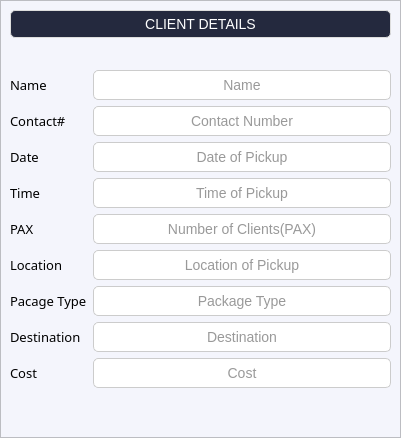
<?xml version="1.0" encoding="UTF-8"?>
<ui version="4.0">
 <class>Form</class>
 <widget class="QWidget" name="Form">
  <property name="geometry">
   <rect>
    <x>0</x>
    <y>0</y>
    <width>401</width>
    <height>438</height>
   </rect>
  </property>
  <property name="windowTitle">
   <string>Client Details</string>
  </property>
  <property name="styleSheet">
   <string notr="true">QLineEdit {
    background-color: #ffffff;
    border: 1px solid #cccccc;
    border-radius: 5px;
    padding: 5px;
    font-size: 14px;
    color: #333333;
}

QLineEdit:focus {
    border-color: #0078d7;
    outline: none;
}

QLineEdit::placeholder {
    color: #999999;
    font-style: italic;
}

/* For invalid input state */
QLineEdit[error=&quot;true&quot;] {
    border-color: #d9534f;
}

QFrame{

	background-color:#f4f5fc;


}
QWidget#Form{
background-color:#f4f5fc;


}

QComboBox {
    border: 1px solid #cccccc;
    border-radius: 5px;
    padding: 5px;
    background-color: #ffffff;
    color: #333333;
    font-family: &quot;Segoe UI&quot;, &quot;Arial&quot;, sans-serif;
    font-size: 14px;
}


QComboBox::drop-down {
    subcontrol-origin: padding;
    subcontrol-position: top right;
    width: 15px;
    border-left-width: 1px;
    border-left-color: #cccccc;
    border-left-style: solid;
    border-top-right-radius: 3px;
    border-bottom-right-radius: 3px;
}

QComboBox::down-arrow {
    image: url(:/icons/down-arrow.png); /* Ensure you have an appropriate icon */
}

QComboBox QAbstractItemView {
    border: 1px solid #cccccc;
    border-radius: 5px;
    background-color: #ffffff;
    selection-background-color: #24293e;
    selection-color: #ffffff;
    font-family: &quot;Segoe UI&quot;, &quot;Arial&quot;, sans-serif;
    font-size: 14px;
}


</string>
  </property>
  <layout class="QGridLayout" name="gridLayout">
   <property name="leftMargin">
    <number>0</number>
   </property>
   <property name="topMargin">
    <number>0</number>
   </property>
   <property name="rightMargin">
    <number>0</number>
   </property>
   <property name="bottomMargin">
    <number>0</number>
   </property>
   <property name="spacing">
    <number>0</number>
   </property>
   <item row="0" column="0">
    <widget class="QFrame" name="frame">
     <property name="styleSheet">
      <string notr="true"/>
     </property>
     <property name="frameShape">
      <enum>QFrame::StyledPanel</enum>
     </property>
     <property name="frameShadow">
      <enum>QFrame::Raised</enum>
     </property>
     <layout class="QFormLayout" name="formLayout">
      <item row="0" column="0" colspan="2">
       <widget class="QLabel" name="label">
        <property name="maximumSize">
         <size>
          <width>1000</width>
          <height>50</height>
         </size>
        </property>
        <property name="styleSheet">
         <string notr="true">QLabel {
    color: white;
    font-size: 14px;
    font-family: &quot;Segoe UI&quot;, &quot;Arial&quot;, sans-serif;
    padding: 5px;
    background: #24293e;
    border: 1px solid #dddddd;
    border-radius: 5px;
    text-align: center;
    qproperty-alignment: 'AlignCenter';
}

QLabel[warning=&quot;true&quot;] {
    color: #d9534f;
    background: #f2dede;
    border: 1px solid #ebccd1;
}

QLabel[success=&quot;true&quot;] {
    color: #3c763d;
    background: #dff0d8;
    border: 1px solid #d6e9c6;
}

QLabel[info=&quot;true&quot;] {
    color: #31708f;
    background: #d9edf7;
    border: 1px solid #bce8f1;
}
</string>
        </property>
        <property name="text">
         <string>CLIENT DETAILS</string>
        </property>
        <property name="alignment">
         <set>Qt::AlignCenter</set>
        </property>
       </widget>
      </item>
      <item row="3" column="0">
       <widget class="QLabel" name="label_2">
        <property name="font">
         <font>
          <family>Sitka Text</family>
          <pointsize>10</pointsize>
         </font>
        </property>
        <property name="text">
         <string>Name</string>
        </property>
       </widget>
      </item>
      <item row="3" column="1">
       <widget class="QLineEdit" name="name">
        <property name="alignment">
         <set>Qt::AlignCenter</set>
        </property>
        <property name="readOnly">
         <bool>true</bool>
        </property>
        <property name="placeholderText">
         <string>Name</string>
        </property>
        <property name="cursorMoveStyle">
         <enum>Qt::LogicalMoveStyle</enum>
        </property>
        <property name="clearButtonEnabled">
         <bool>false</bool>
        </property>
       </widget>
      </item>
      <item row="4" column="1">
       <widget class="QLineEdit" name="contact">
        <property name="alignment">
         <set>Qt::AlignCenter</set>
        </property>
        <property name="readOnly">
         <bool>true</bool>
        </property>
        <property name="placeholderText">
         <string>Contact Number</string>
        </property>
       </widget>
      </item>
      <item row="4" column="0">
       <widget class="QLabel" name="label_3">
        <property name="font">
         <font>
          <family>Sitka Text</family>
          <pointsize>10</pointsize>
         </font>
        </property>
        <property name="text">
         <string>Contact#</string>
        </property>
       </widget>
      </item>
      <item row="5" column="0">
       <widget class="QLabel" name="label_4">
        <property name="font">
         <font>
          <family>Sitka Text</family>
          <pointsize>10</pointsize>
         </font>
        </property>
        <property name="text">
         <string>Date</string>
        </property>
       </widget>
      </item>
      <item row="5" column="1">
       <widget class="QLineEdit" name="date">
        <property name="alignment">
         <set>Qt::AlignCenter</set>
        </property>
        <property name="readOnly">
         <bool>true</bool>
        </property>
        <property name="placeholderText">
         <string>Date of Pickup</string>
        </property>
       </widget>
      </item>
      <item row="6" column="0">
       <widget class="QLabel" name="label_5">
        <property name="font">
         <font>
          <family>Sitka Text</family>
          <pointsize>10</pointsize>
         </font>
        </property>
        <property name="text">
         <string>Time</string>
        </property>
       </widget>
      </item>
      <item row="6" column="1">
       <widget class="QLineEdit" name="time">
        <property name="alignment">
         <set>Qt::AlignCenter</set>
        </property>
        <property name="readOnly">
         <bool>true</bool>
        </property>
        <property name="placeholderText">
         <string>Time of Pickup</string>
        </property>
       </widget>
      </item>
      <item row="7" column="0">
       <widget class="QLabel" name="label_6">
        <property name="font">
         <font>
          <family>Sitka Text</family>
          <pointsize>10</pointsize>
         </font>
        </property>
        <property name="text">
         <string>PAX</string>
        </property>
       </widget>
      </item>
      <item row="7" column="1">
       <widget class="QLineEdit" name="pax">
        <property name="alignment">
         <set>Qt::AlignCenter</set>
        </property>
        <property name="readOnly">
         <bool>true</bool>
        </property>
        <property name="placeholderText">
         <string>Number of Clients(PAX)</string>
        </property>
       </widget>
      </item>
      <item row="8" column="0">
       <widget class="QLabel" name="label_7">
        <property name="font">
         <font>
          <family>Sitka Text</family>
          <pointsize>10</pointsize>
         </font>
        </property>
        <property name="text">
         <string>Location</string>
        </property>
       </widget>
      </item>
      <item row="8" column="1">
       <widget class="QLineEdit" name="location">
        <property name="alignment">
         <set>Qt::AlignCenter</set>
        </property>
        <property name="readOnly">
         <bool>true</bool>
        </property>
        <property name="placeholderText">
         <string>Location of Pickup</string>
        </property>
       </widget>
      </item>
      <item row="9" column="0">
       <widget class="QLabel" name="label_8">
        <property name="font">
         <font>
          <family>Sitka Text</family>
          <pointsize>10</pointsize>
         </font>
        </property>
        <property name="text">
         <string>Pacage Type</string>
        </property>
       </widget>
      </item>
      <item row="9" column="1">
       <widget class="QLineEdit" name="type">
        <property name="alignment">
         <set>Qt::AlignCenter</set>
        </property>
        <property name="readOnly">
         <bool>true</bool>
        </property>
        <property name="placeholderText">
         <string>Package Type</string>
        </property>
       </widget>
      </item>
      <item row="10" column="0">
       <widget class="QLabel" name="label_9">
        <property name="font">
         <font>
          <family>Sitka Text</family>
          <pointsize>10</pointsize>
         </font>
        </property>
        <property name="text">
         <string>Destination</string>
        </property>
       </widget>
      </item>
      <item row="10" column="1">
       <widget class="QLineEdit" name="destination">
        <property name="alignment">
         <set>Qt::AlignCenter</set>
        </property>
        <property name="readOnly">
         <bool>true</bool>
        </property>
        <property name="placeholderText">
         <string>Destination</string>
        </property>
       </widget>
      </item>
      <item row="11" column="0">
       <widget class="QLabel" name="label_10">
        <property name="font">
         <font>
          <family>Sitka Text</family>
          <pointsize>10</pointsize>
         </font>
        </property>
        <property name="text">
         <string>Cost</string>
        </property>
       </widget>
      </item>
      <item row="11" column="1">
       <widget class="QLineEdit" name="lineEdit">
        <property name="alignment">
         <set>Qt::AlignCenter</set>
        </property>
        <property name="placeholderText">
         <string>Cost</string>
        </property>
       </widget>
      </item>
      <item row="2" column="1">
       <spacer name="horizontalSpacer">
        <property name="orientation">
         <enum>Qt::Horizontal</enum>
        </property>
        <property name="sizeHint" stdset="0">
         <size>
          <width>40</width>
          <height>20</height>
         </size>
        </property>
       </spacer>
      </item>
     </layout>
    </widget>
   </item>
  </layout>
 </widget>
 <resources/>
 <connections/>
</ui>
